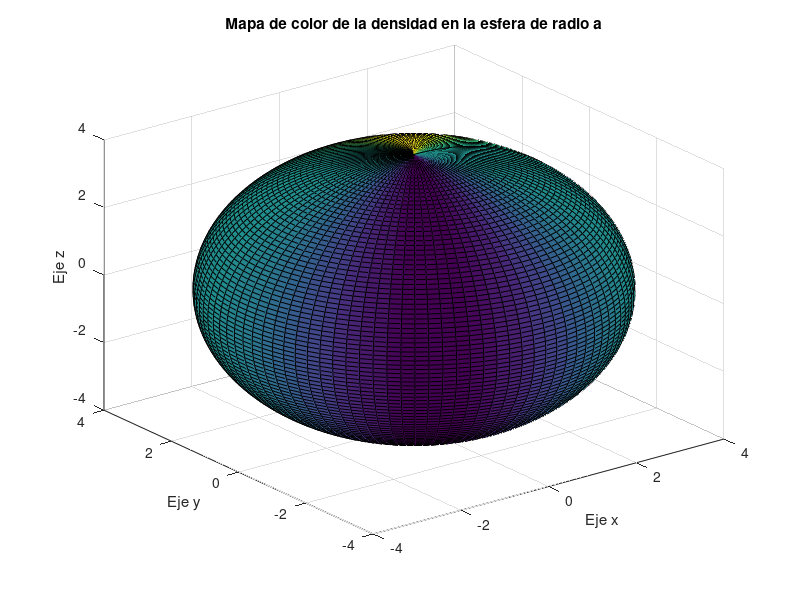

The MATLAB source for this figure:
b=3;a=2;k=2;q=4;e_0 = 8.84*10^-12;
theta = linspace(0,2*pi);
phi = linspace (-pi/2,pi/2);
[T,P]= meshgrid(theta,phi);
r=4;
[x,y,z]=sph2cart(T,P,r);
sigma = e_0 .* (-(b*k*a)./e_0.*r.^2)+((2*k.*(cos(T-1)).^3).*(2.*r.^5+3.*a.^5)./(5*b*e_0.*r.^4))-(a*q./(r.^2));
figure("name","Densidad","NumberTitle","off")
surf(x,y,z,sigma)
title("Mapa de color de la densidad en la esfera de radio a")
xlabel("Eje x")
ylabel("Eje y")
zlabel("Eje z")

